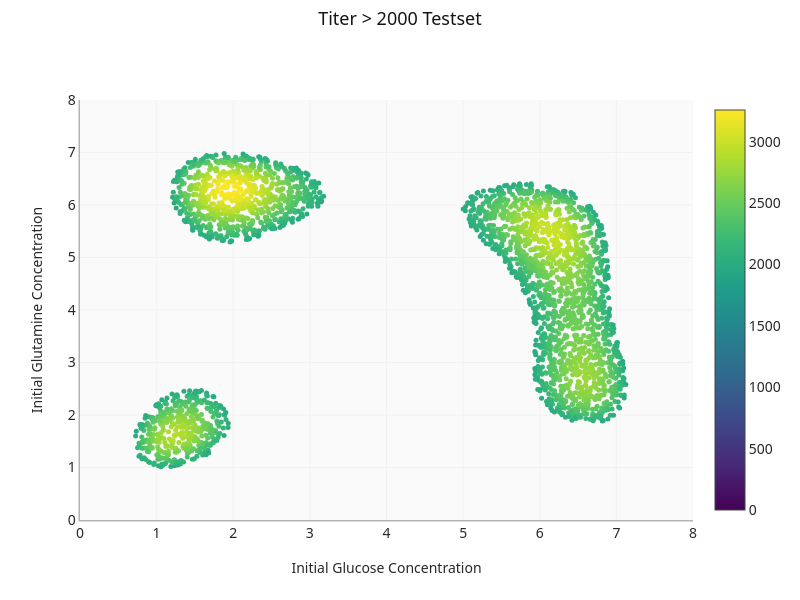

The notebook cell saved with this chart:
### Code cell
fig = go.Figure()
fig.add_trace(
    go.Scatter(
        x=df_filtered_obj[x_name],
        y=df_filtered_obj[y_name],
        mode="markers",
        marker=dict(
            size=5,
            color=df_filtered_obj[main_output_name],
            colorscale="Viridis",
            showscale=True,
            cmin=min_conc,
            cmax=max_conc,
        ),
    )
)
fig.update_layout(
    title=f"{main_display_name} > {OBJECTIVE_THRESHOLD} Testset",
    xaxis_title=x_display_name,
    yaxis_title=y_display_name,
    width=800,
    height=600,
)
fig.update_xaxes(range=[x_min, x_max])
fig.update_yaxes(range=[y_min, y_max])

### Figure 1 — Plotly figure (JSON) as saved in the notebook; plotly's stock layout.template omitted (floating-point values rounded to 4 significant figures; data arrays with more than 128 entries replaced by an {"elided": "..."} marker saying what was removed)
{"data": [{"marker": {"cmax": 3259.0, "cmin": 0.003224, "color": {"elided": "2981 float values"}, "colorscale": [[0, "#440154"], [0.1111, "#482878"], [0.2222, "#3e4989"], [0.3333, "#31688e"], [0.4444, "#26828e"], [0.5556, "#1f9e89"], [0.6667, "#35b779"], [0.7778, "#6ece58"], [0.8889, "#b5de2b"], [1, "#fde725"]], "showscale": true, "size": 5}, "mode": "markers", "type": "scatter", "x": {"elided": "2981 float values"}, "y": {"elided": "2981 float values"}}], "layout": {"height": 600, "title": {"text": "Titer > 2000 Testset"}, "width": 800, "xaxis": {"range": [0.0002, 8.0], "title": {"text": "Initial Glucose Concentration"}}, "yaxis": {"range": [0.0002, 8.0], "title": {"text": "Initial Glutamine Concentration"}}}}
